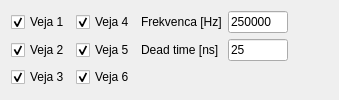
      <widget class="QWidget" name="tab_5">
       <attribute name="title">
        <string>Advanced_1</string>
       </attribute>
       <layout class="QGridLayout" name="gridLayout_9">
        <item row="0" column="4">
         <spacer name="horizontalSpacer_5">
          <property name="orientation">
           <enum>Qt::Horizontal</enum>
          </property>
          <property name="sizeHint" stdset="0">
           <size>
            <width>40</width>
            <height>20</height>
           </size>
          </property>
         </spacer>
        </item>
        <item row="1" column="3">
         <widget class="QLineEdit" name="le_dead_time">
          <property name="maximumSize">
           <size>
            <width>60</width>
            <height>16777215</height>
           </size>
          </property>
          <property name="text">
           <string>25</string>
          </property>
         </widget>
        </item>
        <item row="1" column="1">
         <widget class="QCheckBox" name="cb_leg5">
          <property name="text">
           <string>Veja 5</string>
          </property>
          <property name="checked">
           <bool>true</bool>
          </property>
         </widget>
        </item>
        <item row="1" column="2">
         <widget class="QLabel" name="label_60">
          <property name="text">
           <string>Dead time [ns]</string>
          </property>
         </widget>
        </item>
        <item row="0" column="2">
         <widget class="QLabel" name="label_59">
          <property name="text">
           <string>Frekvenca [Hz]</string>
          </property>
         </widget>
        </item>
        <item row="0" column="0">
         <widget class="QCheckBox" name="cb_leg1">
          <property name="text">
           <string>Veja 1</string>
          </property>
          <property name="checked">
           <bool>true</bool>
          </property>
         </widget>
        </item>
        <item row="2" column="0">
         <widget class="QCheckBox" name="cb_leg3">
          <property name="text">
           <string>Veja 3</string>
          </property>
          <property name="checked">
           <bool>true</bool>
          </property>
         </widget>
        </item>
        <item row="2" column="1">
         <widget class="QCheckBox" name="cb_leg6">
          <property name="text">
           <string>Veja 6</string>
          </property>
          <property name="checked">
           <bool>true</bool>
          </property>
         </widget>
        </item>
        <item row="1" column="0">
         <widget class="QCheckBox" name="cb_leg2">
          <property name="text">
           <string>Veja 2</string>
          </property>
          <property name="checked">
           <bool>true</bool>
          </property>
         </widget>
        </item>
        <item row="0" column="3">
         <widget class="QLineEdit" name="le_freq">
          <property name="maximumSize">
           <size>
            <width>60</width>
            <height>16777215</height>
           </size>
          </property>
          <property name="text">
           <string>250000</string>
          </property>
         </widget>
        </item>
        <item row="0" column="1">
         <widget class="QCheckBox" name="cb_leg4">
          <property name="text">
           <string>Veja 4</string>
          </property>
          <property name="checked">
           <bool>true</bool>
          </property>
         </widget>
        </item>
       </layout>
      </widget>
